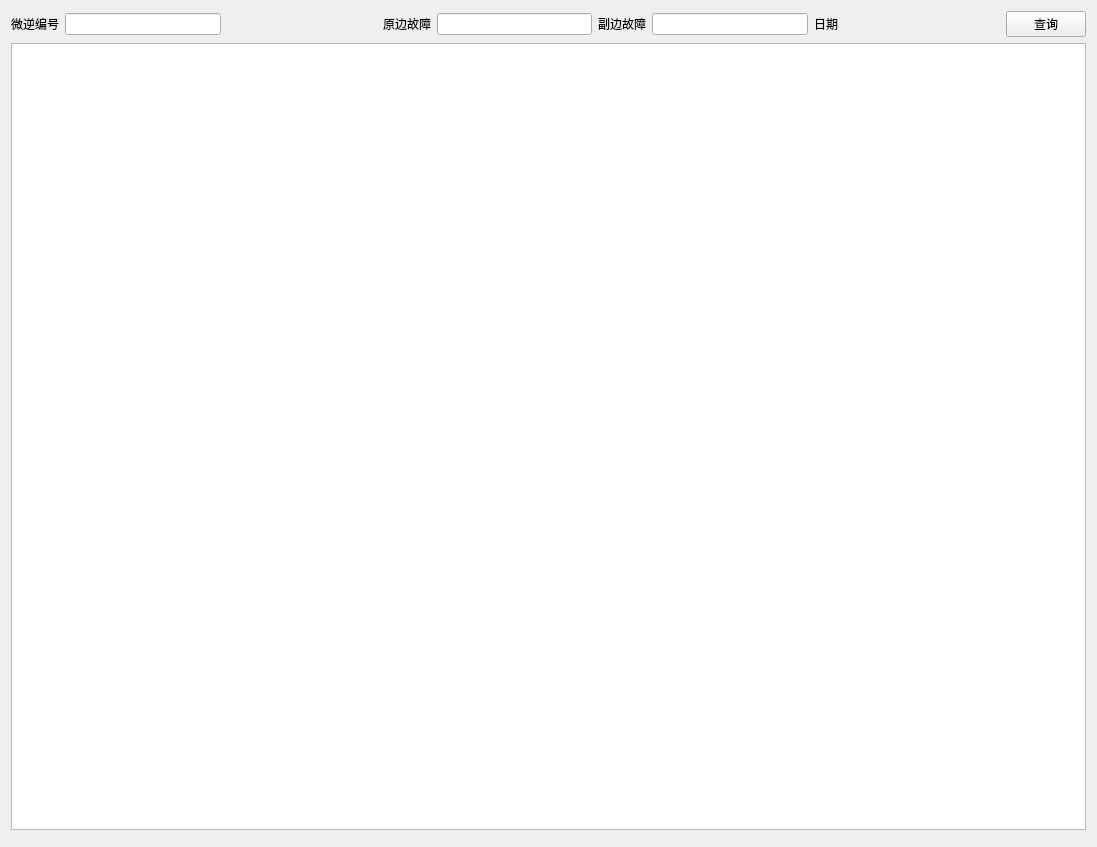
<?xml version="1.0" encoding="UTF-8"?>
<ui version="4.0">
 <class>select_mi_power_widget</class>
 <widget class="QWidget" name="select_mi_power_widget">
  <property name="geometry">
   <rect>
    <x>0</x>
    <y>0</y>
    <width>1097</width>
    <height>847</height>
   </rect>
  </property>
  <property name="windowTitle">
   <string>Form</string>
  </property>
  <layout class="QVBoxLayout" name="verticalLayout">
   <item>
    <layout class="QGridLayout" name="gridLayout">
     <item row="0" column="0">
      <widget class="QLabel" name="mi_lb">
       <property name="text">
        <string>微逆编号</string>
       </property>
      </widget>
     </item>
     <item row="0" column="4">
      <widget class="QLineEdit" name="mim_err_edt"/>
     </item>
     <item row="0" column="2">
      <spacer name="horizontalSpacer_2">
       <property name="orientation">
        <enum>Qt::Horizontal</enum>
       </property>
       <property name="sizeHint" stdset="0">
        <size>
         <width>40</width>
         <height>20</height>
        </size>
       </property>
      </spacer>
     </item>
     <item row="0" column="3">
      <widget class="QLabel" name="mim_err_lb">
       <property name="text">
        <string>原边故障</string>
       </property>
      </widget>
     </item>
     <item row="0" column="8">
      <widget class="CDateEdit" name="date_edt" native="true">
       <property name="styleSheet">
        <string notr="true">QDateEdit
{
    border: 1px solid #dbdbdb;
    color: #666666;
    font: 30px &quot;微软雅黑&quot;;
}

QDateEdit:on { /* shift the text when the popup opens */
    padding-top: 3px;
    padding-left: 4px;
}

QDateEdit::drop-down {
    subcontrol-origin: padding;
    subcontrol-position: top right;
    width: 40px;

    border-left-color: darkgray;
    border-left-style: solid; /* just a single line */
    border-top-right-radius: 3px; /* same radius as the QComboBox */
    border-bottom-right-radius: 3px;
}

QDateEdit::down-arrow {
    image: url(:/icon/icon/calendar.ico);
}

QDateEdit::down-arrow:on { /* shift the arrow when popup is open */
    top: 1px;
    left: 1px;
}</string>
       </property>
      </widget>
     </item>
     <item row="0" column="1">
      <widget class="QLineEdit" name="mi_edt">
       <property name="text">
        <string/>
       </property>
      </widget>
     </item>
     <item row="0" column="9">
      <spacer name="horizontalSpacer">
       <property name="orientation">
        <enum>Qt::Horizontal</enum>
       </property>
       <property name="sizeHint" stdset="0">
        <size>
         <width>40</width>
         <height>20</height>
        </size>
       </property>
      </spacer>
     </item>
     <item row="0" column="5">
      <widget class="QLabel" name="mis_err_lb">
       <property name="text">
        <string>副边故障</string>
       </property>
      </widget>
     </item>
     <item row="0" column="6">
      <widget class="QLineEdit" name="mis_err_edt"/>
     </item>
     <item row="0" column="7">
      <widget class="QLabel" name="date_lb">
       <property name="text">
        <string>日期</string>
       </property>
      </widget>
     </item>
     <item row="0" column="10">
      <widget class="QPushButton" name="select_pb">
       <property name="text">
        <string>查询</string>
       </property>
      </widget>
     </item>
    </layout>
   </item>
   <item>
    <widget class="QTableWidget" name="tableWidget"/>
   </item>
   <item>
    <widget class="flipover_widget" name="flipover_wd" native="true"/>
   </item>
  </layout>
 </widget>
 <customwidgets>
  <customwidget>
   <class>CDateEdit</class>
   <extends>QWidget</extends>
   <header location="global">cdateedit.h</header>
   <container>1</container>
  </customwidget>
  <customwidget>
   <class>flipover_widget</class>
   <extends>QWidget</extends>
   <header location="global">flipover_widget.h</header>
   <container>1</container>
  </customwidget>
 </customwidgets>
 <resources/>
 <connections/>
</ui>
